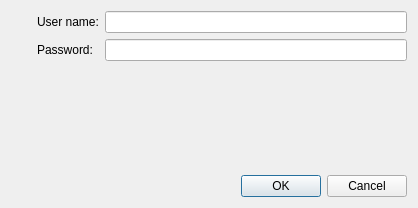
<?xml version="1.0" encoding="UTF-8"?>
<ui version="4.0">
 <class>Dialog</class>
 <widget class="QDialog" name="Dialog">
  <property name="geometry">
   <rect>
    <x>0</x>
    <y>0</y>
    <width>418</width>
    <height>208</height>
   </rect>
  </property>
  <property name="windowTitle">
   <string>Ansmine Login</string>
  </property>
  <layout class="QVBoxLayout" name="verticalLayout">
   <item>
    <layout class="QHBoxLayout" name="horizontalLayout">
     <item>
      <layout class="QVBoxLayout" name="verticalLayout_2">
       <item>
        <widget class="QLabel" name="label_3">
         <property name="text">
          <string/>
         </property>
         <property name="pixmap">
          <pixmap resource="../../belajar/ansmine/resources/ansmine.qrc">:/digaku-logo.png</pixmap>
         </property>
         <property name="scaledContents">
          <bool>false</bool>
         </property>
        </widget>
       </item>
       <item>
        <spacer name="verticalSpacer">
         <property name="orientation">
          <enum>Qt::Vertical</enum>
         </property>
         <property name="sizeHint" stdset="0">
          <size>
           <width>20</width>
           <height>40</height>
          </size>
         </property>
        </spacer>
       </item>
      </layout>
     </item>
     <item>
      <layout class="QGridLayout" name="gridLayout">
       <item row="0" column="0">
        <widget class="QLabel" name="label">
         <property name="text">
          <string>User name:</string>
         </property>
        </widget>
       </item>
       <item row="1" column="1">
        <widget class="QLineEdit" name="txtUserPassword">
         <property name="cursorPosition">
          <number>0</number>
         </property>
        </widget>
       </item>
       <item row="0" column="1">
        <widget class="QLineEdit" name="txtUserName">
         <property name="cursorPosition">
          <number>0</number>
         </property>
        </widget>
       </item>
       <item row="1" column="0">
        <widget class="QLabel" name="label_2">
         <property name="text">
          <string>Password:</string>
         </property>
        </widget>
       </item>
       <item row="2" column="1">
        <spacer name="verticalSpacer_2">
         <property name="orientation">
          <enum>Qt::Vertical</enum>
         </property>
         <property name="sizeHint" stdset="0">
          <size>
           <width>20</width>
           <height>40</height>
          </size>
         </property>
        </spacer>
       </item>
      </layout>
     </item>
    </layout>
   </item>
   <item>
    <widget class="QDialogButtonBox" name="buttonBox">
     <property name="orientation">
      <enum>Qt::Horizontal</enum>
     </property>
     <property name="standardButtons">
      <set>QDialogButtonBox::Cancel|QDialogButtonBox::Ok</set>
     </property>
    </widget>
   </item>
  </layout>
 </widget>
 <resources>
  <include location="../../belajar/ansmine/resources/ansmine.qrc"/>
  <include location="../../../../../usr/local/Cellar/resources/ansmine.qrc"/>
 </resources>
 <connections>
  <connection>
   <sender>buttonBox</sender>
   <signal>accepted()</signal>
   <receiver>Dialog</receiver>
   <slot>accept()</slot>
   <hints>
    <hint type="sourcelabel">
     <x>248</x>
     <y>254</y>
    </hint>
    <hint type="destinationlabel">
     <x>157</x>
     <y>274</y>
    </hint>
   </hints>
  </connection>
  <connection>
   <sender>buttonBox</sender>
   <signal>rejected()</signal>
   <receiver>Dialog</receiver>
   <slot>reject()</slot>
   <hints>
    <hint type="sourcelabel">
     <x>316</x>
     <y>260</y>
    </hint>
    <hint type="destinationlabel">
     <x>286</x>
     <y>274</y>
    </hint>
   </hints>
  </connection>
 </connections>
</ui>
